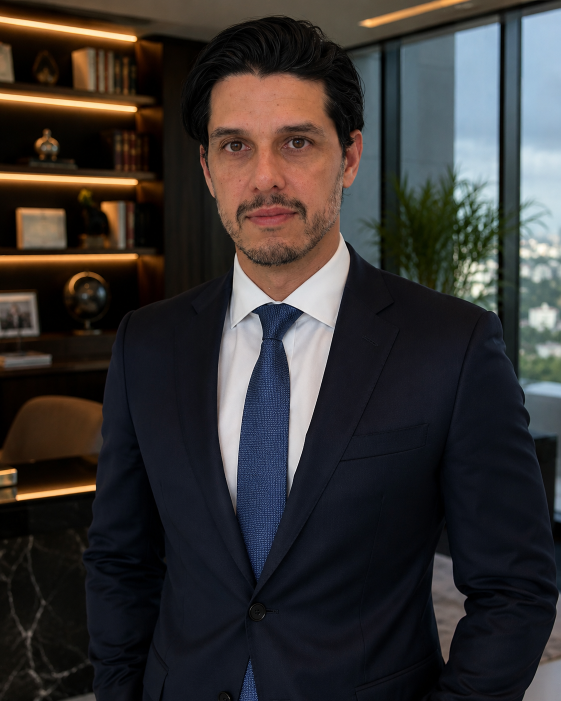
#> input picture kit/foto1.png, 1122 x 1402 px (shown at 1/2 size)
$ python exemplo_tema843.py
#> lines starting #> are read from the running program, lines starting #| are printed output that depends on the picture; after the words box and inside, x2 and y2 are one past the last pixel; in counts of white or black regions, pixels touching at a corner belong together
### kit/gerar.py
import json, os, sys
from PIL import Image, ImageDraw, ImageFont, ImageFilter, ImageEnhance

F = "/tmp/fonts/fontsource-%s-5.3.0/package/files/%s-latin-%d-normal.woff"
import os as _os
KIT=_os.path.dirname(_os.path.abspath(__file__))
PG = _os.path.join(KIT,"fonts","texgyrepagella-%s.otf")
def font(fam, w, s):
    # padrão da marca: Book Antiqua -> equivalente livre TeX Gyre Pagella (Palatino)
    return ImageFont.truetype(PG % ("bold" if w >= 600 else "regular"), int(s * 1.08))

W, H = 1080, 1350
GOLD = (214, 174, 96); DARK = (22, 18, 14); WHITE = (255, 255, 255)
INK = (20, 20, 20); GRAY = (110, 110, 110); CARD = (244, 241, 235)

FOTO = Image.open(_os.path.join(KIT,"foto1.png")).convert("RGB")
#> FOTO is the input picture: PIL image 1122x1402 RGB; mean R, G, B 54.7, 51.2, 50.3

def wrap(draw, text, fnt, maxw):
    words, lines, cur = text.split(), [], ""
    for w in words:
        t = (cur + " " + w).strip()
        if draw.textlength(t, font=fnt) <= maxw: cur = t
        else: lines.append(cur); cur = w
    if cur: lines.append(cur)
    return lines

LOGO = _os.path.join(KIT,"logo.jpg")
# [46 lines left out: functions wordmark, capa, not called in this run]

AV = _os.path.join(KIT,"avatar.jpg")
def avatar(size):
    if os.path.exists(AV):
        face = Image.open(AV).convert("RGB").crop((55, 15, 279, 239)).resize((size, size), Image.LANCZOS)
    else:
        cx, cy, r = 565, 370, 250
        face = FOTO.crop((cx - r, cy - r, cx + r, cy + r)).resize((size, size), Image.LANCZOS)
    m = Image.new("L", (size * 4, size * 4), 0); ImageDraw.Draw(m).ellipse([0, 0, size * 4, size * 4], fill=255)
    face.putalpha(m.resize((size, size), Image.LANCZOS)); return face

def rich_lines(d, text, maxw, size):
    # **negrito** dentro do texto
    reg = font("inter", 400, size); bold = font("inter", 700, size)
    toks = []
    for i, part in enumerate(text.split("**")):
        for w in part.split(): toks.append((w, i % 2 == 1))
    lines, cur, curw = [], [], 0
    sp = d.textlength(" ", font=reg)
    for w, b in toks:
        ww = d.textlength(w, font=bold if b else reg)
        glue = w[0] in ".,;:!?)"
        if cur and not glue and curw + sp + ww > maxw: lines.append(cur); cur, curw = [], 0
        curw += (0 if (glue or not cur) else sp) + ww; cur.append((w, b, glue))
    if cur: lines.append(cur)
    return lines, reg, bold, sp

def tweet(n, total, titulo, paras, out, fonte=None, rodape=None):
    img = Image.new("RGB", (W, H), WHITE); d = ImageDraw.Draw(img); X = 80; maxw = W - 2 * X
    # contador
    cf = font("inter", 600, 28); ct = f"{n}/{total}"; cw = d.textlength(ct, font=cf)
    d.rounded_rectangle([W - 80 - cw - 36, 50, W - 80, 100], radius=25, fill=(235, 235, 235))
    d.text((W - 80 - cw - 18, 58), ct, font=cf, fill=GRAY)
    # bloco de conteúdo — calcula altura para centralizar
    tf = font("inter", 800, 50); tl = wrap(d, titulo, tf, maxw - 40)
    blocks = []; bsize = 40
    for p in paras: blocks.append(rich_lines(d, p, maxw, bsize))
    h = 150 + 50 + len(tl) * 62 + 30
    for lines, *_ in blocks: h += len(lines) * 56 + 28
    if fonte: h += 120 + len(fonte.get("ficha", [])) * 46 + 44 * 2
    y = max(150, int((H - h) / 2) - 20)
    av = avatar(150); img.paste(av, (X, y), av)
    d.text((X + 180, y + 30), "Diego Ciatos", font=font("inter", 800, 44), fill=INK)
    d.text((X + 180, y + 86), "@diegociatos", font=font("inter", 400, 36), fill=GRAY)
    y += 150 + 50
    d.rectangle([X, y + 8, X + 14, y + 8 + len(tl) * 62 - 16], fill=GOLD)
    for l in tl: d.text((X + 34, y), l, font=tf, fill=INK); y += 62
    y += 30
    for lines, reg, bold, sp in blocks:
        for line in lines:
            x = X
            for i, (w, b, glue) in enumerate(line):
                f = bold if b else reg
                if glue and i: x -= sp
                d.text((x, y), w, font=f, fill=INK); x += d.textlength(w, font=f) + sp
            y += 56
        y += 28
    if fonte:
        y += 10; sf = font("inter", 700, 26); hf = font("inter", 800, 34)
        lf = font("inter", 600, 30); vf = font("inter", 500, 30)
        hl = wrap(d, fonte["manchete"], hf, maxw - 60) if fonte.get("manchete") else []
        ficha = fonte.get("ficha", [])
        ch = 64 + len(hl) * 44 + (16 if hl else 0) + len(ficha) * 46 + 20
        d.rounded_rectangle([X, y, W - X, y + ch], radius=24, fill=CARD, outline=(220, 214, 200), width=2)
        d.text((X + 30, y + 22), fonte["veiculo"].upper(), font=sf, fill=(160, 120, 50))
        yy = y + 62
        for l in hl: d.text((X + 30, yy), l, font=hf, fill=INK); yy += 44
        if hl: yy += 16
        for lab, val in ficha:
            d.text((X + 30, yy), lab, font=lf, fill=GRAY)
            d.text((X + 260, yy), val, font=vf, fill=INK); yy += 46
    if rodape:
        d.text((X, H - 90), rodape, font=font("inter", 600, 28), fill=GRAY)
    img.save(out, quality=94)

# [32 lines left out: function capa2, not called in this run]

def fit(im, w, h):
    s = max(w / im.width, h / im.height); im = im.resize((int(im.width*s)+1, int(im.height*s)+1), Image.LANCZOS)
    return im.crop(((im.width-w)//2, 0, (im.width-w)//2+w, h))
# [40 lines left out: function capa3, not called in this run]

def capa_tweet(gancho, apoio, out, total=6):
    img = Image.new("RGB", (W, H), WHITE); d = ImageDraw.Draw(img); X = 80; maxw = W - 2 * X
    cf = font("inter", 600, 28); ct = f"1/{total}"; cw = d.textlength(ct, font=cf)
    d.rounded_rectangle([W - 80 - cw - 36, 50, W - 80, 100], radius=25, fill=(235, 235, 235))
    d.text((W - 80 - cw - 18, 58), ct, font=cf, fill=GRAY)
    size = 78
    while True:
        hf = font("inter", 800, size); gl = wrap(d, gancho, hf, maxw)
        if len(gl) <= 6 or size < 56: break
        size -= 4
    af = font("inter", 400, 44); al = wrap(d, apoio, af, maxw)
    h = 150 + 60 + len(gl) * int(size * 1.15) + 40 + len(al) * 58 + 90
    y = max(140, (H - h) // 2)
    av = avatar(150); img.paste(av, (X, y), av)
    d.text((X + 180, y + 30), "Diego Ciatos", font=font("inter", 800, 44), fill=INK)
    d.text((X + 180, y + 86), "@diegociatos", font=font("inter", 400, 36), fill=GRAY)
    y += 150 + 60
    for l in gl: d.text((X, y), l, font=hf, fill=INK); y += int(size * 1.15)
    y += 40
    for l in al: d.text((X, y), l, font=af, fill=(60, 60, 60)); y += 58
    y += 40
    d.text((X, y), "Arrasta para o lado  →", font=font("inter", 700, 36), fill=(160, 120, 50))
    img.save(out, quality=94)

# [12 lines that do not run on import are left out]

### kit/exemplo_tema843.py
import sys; import os; sys.path.insert(0,os.path.dirname(os.path.abspath(__file__)))
from PIL import Image
from gerar import tweet, capa_tweet
T=7; o='tema843/t843'
capa_tweet('O Estado deu um incentivo para a fábrica da Dona Helena continuar aberta. A Receita chamou o incentivo de faturamento e cobrou PIS e Cofins em cima dele.','O STF acabou de dizer que não pode. Tema 843 · 7 a 4.','%s_01.jpg'%o,T)
#> in capa_tweet, `img = Image.new('RGB', (W, H), WHITE)`: img: PIL image 1080x1350 RGB; every value is 255
#> in capa_tweet, `cw = d.textlength(ct, font=cf)`: cw = 48.3
#> after the loop in capa_tweet, `while True:`: size = 62
#> in capa_tweet, `al = wrap(d, apoio, af, maxw)`: al = ['O STF acabou de dizer que não pode.', 'Tema 843 · 7 a 4.']
#> in capa_tweet, `h = 150 + 60 + len(gl) * int(size * 1.15) + 40 + len(al) * 58 + 90`: h = 882
#> in capa_tweet, `y = max(140, (H - h) // 2)`: y = 234
#> in avatar, `face = FOTO.crop((cx - r, cy - r, cx + r, cy + r)).resize((size, size)..`:
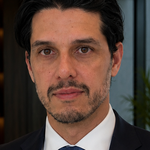
#> face: PIL image 150x150 RGB; mean R, G, B 87.4, 67.9, 59.1
#> in avatar, `m = Image.new('L', (size * 4, size * 4), 0)`: m: PIL image 600x600 L; every value is 0
#> in avatar, `ImageDraw.Draw(m).ellipse([0, 0, size * 4, size * 4], fill=255)`:
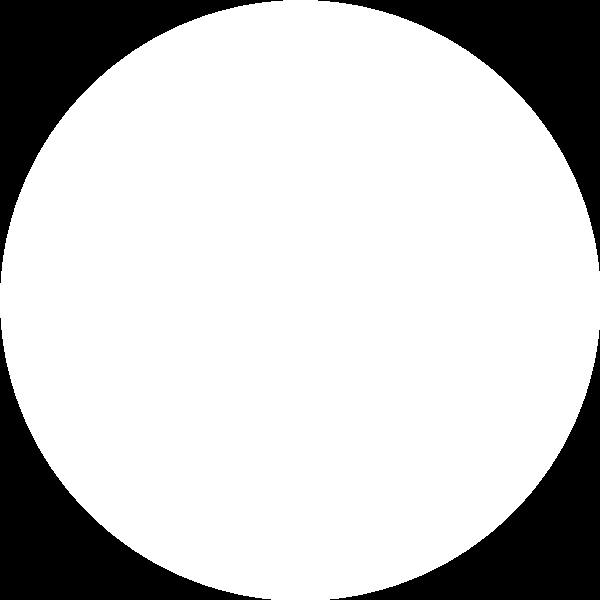
#> m: PIL image 600x600 L; 78.7% white; 4 black regions, box (x1, y1, x2, y2) and area: (0, 0, 283, 283) 19410, (318, 0, 600, 271) 19127, (0, 318, 271, 600) 19127, (330, 330, 600, 600) 18845
#> in avatar, `face.putalpha(m.resize((size, size), Image.LANCZOS))`:
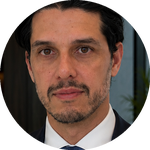
#> face: PIL image 150x150 RGBA; mean R, G, B, A 87.4, 67.9, 59.1, 200.8; transparent parts drawn white
#> in capa_tweet, `img.paste(av, (X, y), av)`:
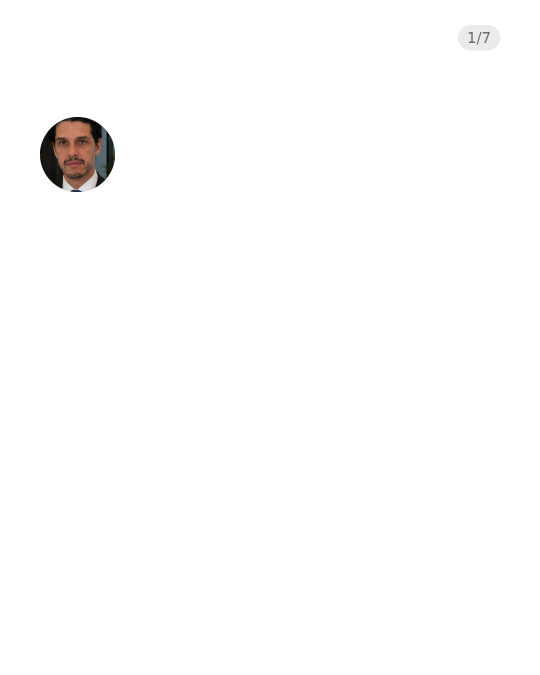
#> img: PIL image 1080x1350 RGB (shown at 1/2 size); mean R, G, B 253.1, 252.8, 252.6
#> in capa_tweet, `y += 150 + 60`: y = 444
#> the loop in capa_tweet, `for l in gl: d.text((X, y), l, font=hf, fill=INK); y += int(size * 1.15)` made 6 passes
#> (l, y) on passes 1 to 6: ('O Estado deu um incentivo', 515), ('para a fábrica da Dona', 586), ('Helena continuar aberta. A', 657), ('Receita chamou o incentivo', 728), ('de faturamento e cobrou', 799), ('PIS e Cofins em cima dele.', 870)
#> after the loop in capa_tweet, `for l in gl: d.text((X, y), l, font=hf, fill=INK); y += int(size * 1.15)`: y = 870
#> in capa_tweet, `y += 40`: y = 910
#> the loop in capa_tweet, `for l in al: d.text((X, y), l, font=af, fill=(60, 60, 60)); y += 58` made 2 passes
#> (l, y) on passes 1 to 2: ('O STF acabou de dizer que não pode.', 968), ('Tema 843 · 7 a 4.', 1026)
#> after the loop in capa_tweet, `for l in al: d.text((X, y), l, font=af, fill=(60, 60, 60)); y += 58`: y = 1026
#> in capa_tweet, `y += 40`: y = 1066
#> in capa_tweet, `img.save(out, quality=94)`:
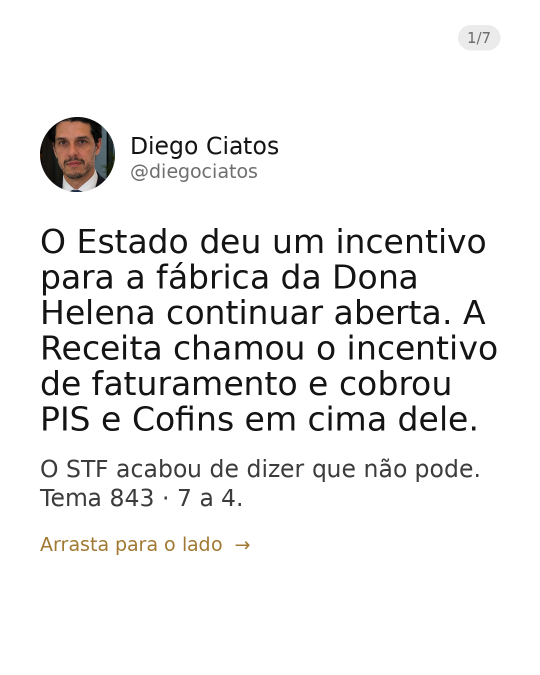
#> saved as t843_01.jpg: PIL image 1080x1350 RGB (shown at 1/2 size); mean R, G, B 240.1, 239.7, 239.4
S=[
("QUEM É A DONA HELENA",["Ela tem uma indústria de laticínios no interior de Minas. São **80 funcionários**, quase todos da mesma cidade.","Para manter a fábrica ali, o Estado concedeu um **crédito presumido de ICMS**: na prática, um desconto no imposto.","(História ilustrativa.)"],None,None),
("ELA FEZ TUDO CERTO",["O benefício está previsto em **lei estadual**.","Ela usou para segurar os empregos e manter o preço do queijo competitivo.","Nenhum dinheiro novo entrou no caixa. É **imposto que ela deixou de pagar**."],None,None),
("A CONTA QUE VEIO",["Para a Receita, esse desconto era **receita**. E receita paga **PIS e Cofins**: 9,25% no lucro real.","Se o crédito é de **R$ 1 milhão por ano**, são **R$ 92.500 por ano** de PIS/Cofins.","Em 5 anos, **R$ 462.500**. (Conta ilustrativa.)"],None,None),
("O QUE O STF DECIDIU",["Em **07/10/2026**, o Plenário fechou a questão a favor das empresas:"],{"veiculo":"Tema 843 · RE 835.818","manchete":"\"Surge incompatível, com a Constituição Federal, a inclusão de créditos presumidos do ICMS na base de cálculo da Cofins e da contribuição ao PIS.\"","ficha":[["Tribunal","STF · Plenário"],["Placar","7 a 4"],["Relator","Min. Marco Aurélio (aposentado)"],["Data","07/10/2026"]]},"Julgamento iniciado em 2021: há votos de ministros já aposentados."),
("GANHOU. AGORA, ATENÇÃO",["• O acórdão **ainda não foi publicado**.","• A Fazenda pode pedir **modulação** nos embargos. Quem não tiver ação pode ficar sem o passado.","• Ainda não está claro se vale para a regra da **Lei 14.789/2023** (desde 2024).","• Recuperação: em regra, **últimos 5 anos**."],None,"Cada caso exige análise individual."),
("SUA EMPRESA TEM INCENTIVO DE ICMS?",["Indústria, atacado, agro, importação com benefício estadual...","Comenta **\"843\"** que eu te mostro como levantar quanto você pagou a mais.","WhatsApp (31) 99110-0349"],None,None),
]
for i,(t,p,f,r) in enumerate(S,start=2): tweet(i,T,t,p,'%s_%02d.jpg'%(o,i),f,r)
#> in tweet, `cw = d.textlength(ct, font=cf)`: cw = 48.3
#> in tweet, `tl = wrap(d, titulo, tf, maxw - 40)`: tl = ['QUEM É A DONA HELENA']
#> after the loop in tweet, `for p in paras: blocks.append(rich_lines(d, p, maxw, bsize))`: blocks = 3 items
#> in tweet, `h = 150 + 50 + len(tl) * 62 + 30`: h = 292
#> the loop in tweet, `for lines, *_ in blocks: h += len(lines) * 56 + 28` made 3 passes
#> h on passes 1 to 3: 488, 684, 768
#> after the loop in tweet, `for lines, *_ in blocks: h += len(lines) * 56 + 28`: h = 768
#> in tweet, `y = max(150, int((H - h) / 2) - 20)`: y = 271
#> in tweet, `y += 150 + 50`: y = 471
#> the loop in tweet, `for l in tl: d.text((X + 34, y), l, font=tf, fill=INK); y += 62` made 1 pass
#> (l, y) on pass 1: ('QUEM É A DONA HELENA', 533)
#> after the loop in tweet, `for l in tl: d.text((X + 34, y), l, font=tf, fill=INK); y += 62`: y = 533
#> in tweet, `y += 30`: y = 563
#> the loop in tweet, `for lines, reg, bold, sp in blocks:` made 3 passes
#> y on passes 1 to 3: 759, 955, 1039
#> after the loop in tweet, `for lines, reg, bold, sp in blocks:`: y = 1039
#> in tweet, `img.save(out, quality=94)`:
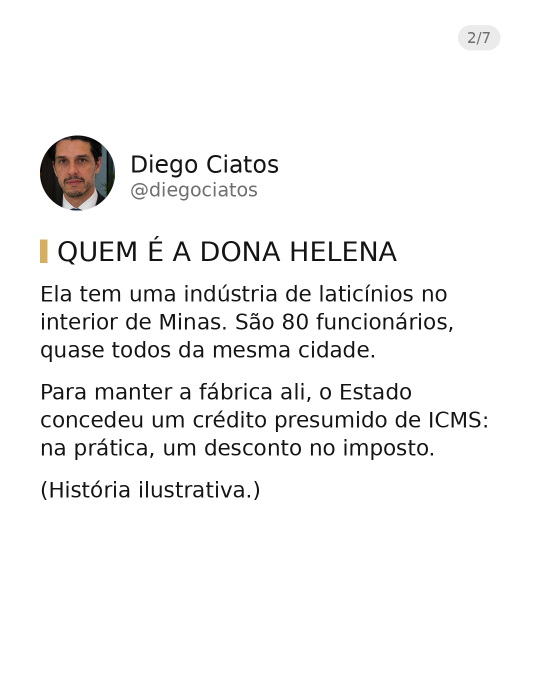
#> saved as t843_02.jpg: PIL image 1080x1350 RGB (shown at 1/2 size); mean R, G, B 244.2, 243.9, 243.7
ims=[Image.open('%s_%02d.jpg'%(o,i)).convert('RGB') for i in range(1,T+1)]
#> ims = 7 items
for i,im in enumerate(ims,1): im.save('%s_%02d.jpg'%(o,i),quality=88)
#> this loop made 7 passes
c=Image.new('RGB',(1440,900),'white')
#> c: PIL image 1440x900 RGB; every value is 255
for j,im in enumerate(ims): c.paste(im.resize((360,450)),((j%4)*360,(j//4)*450))
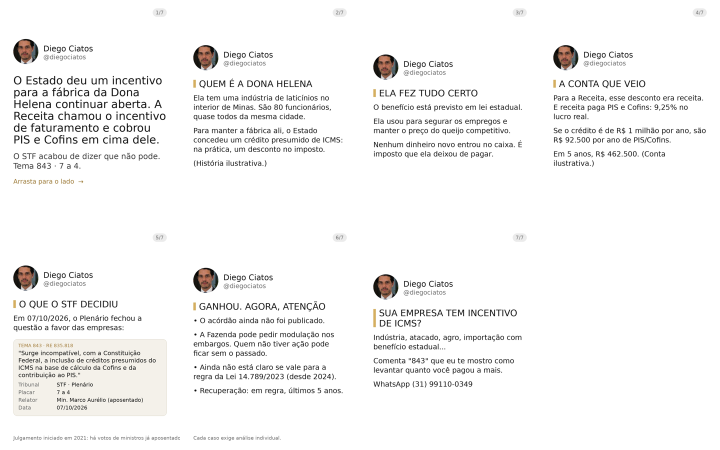
#> c: PIL image 1440x900 RGB (shown at 1/2 size); mean R, G, B 244.8, 244.4, 244
c.save('tema843/prev.jpg')
